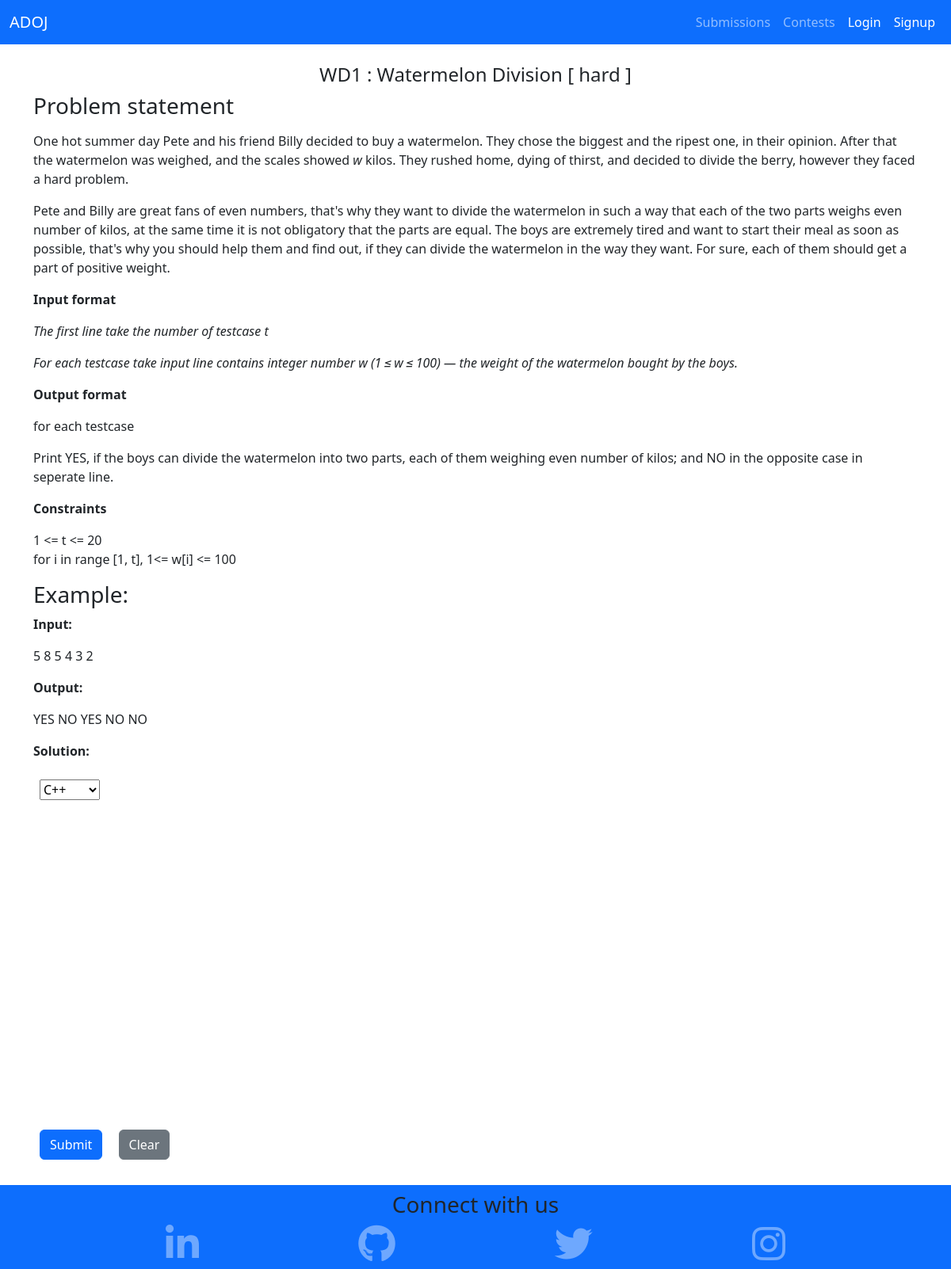
Page /problem/9 on the committed database.
### home/models.py (models this page shows, shortened)
class Problem(models.Model):
    name = models.CharField(max_length=50)
    code = models.CharField(max_length=50)
    statement = RichTextField(blank=True, null=True)
    input_formate = RichTextField(blank=True, null=True)
    output_formate = RichTextField(blank=True, null=True)
    problem_constraint = RichTextField(blank=True, null=True)
    difficulty = models.CharField(
        max_length=10,
        choices=(("easy", "Easy"), ("medium", "Medium"), ("hard", "Hard")),
    )
    live = models.BooleanField(default=False)

class Testcase(models.Model):
    problem = models.ForeignKey(Problem, on_delete=models.CASCADE)
    input = RichTextField(default="", max_length=1000)
    output = RichTextField(default="", max_length=1000)

### home/views.py (the view, shortened to what this page needs)
# urls.py: path("problem/<int:pk>", views.problem, name="problem"),
def problem(request, pk):
    try:
        problem = Problem.objects.get(id=pk)
    except Problem.DoesNotExist:
        messages.error(
            request,
            "Problem does not exist.",
            extra_tags="alert alert-danger alert-dismissible fade show",
        )
        return redirect("home:home")
    if problem.live:
        return redirect("home:home")
    testcase = Testcase.objects.get(problem=problem)
    solutionform = SolutionForm()
    solutionform.fields["language"].initial = "cpp"
    return render(
        request,
        "home/problem.html",
        {"problem": problem, "testcase": testcase, "solutionform": solutionform},
    )

### home/forms.py
class SolutionForm(forms.ModelForm):
  class Meta:
    model=Solution
    fields=['language','solution_code']
    widgets={
      'language':forms.Select(choices=(("C","c"),("C++","cpp"),("Python","py")),attrs={'class': 'form-control my-2',}),
      'solution_code': forms.Textarea(attrs={'class': 'form-control my-2 code-editor',}),
    }

### templates/home/problem.html (shortened to what this page needs)
{% extends 'base.html' %}
{% block content %}
<link rel="stylesheet" href="https://cdnjs.cloudflare.com/ajax/libs/codemirror/5.62.3/codemirror.min.css">
<link rel="stylesheet" href="https://cdnjs.cloudflare.com/ajax/libs/codemirror/5.62.3/theme/dracula.min.css">
<div class="container my-4">
{% if problem %}
    <h4 class="text-center">{{problem.code}} : {{problem.name}} [ {{problem.difficulty}} ]</h4>
    <div>
        <h3>Problem statement</h3>
        <p>
            {{problem.statement| safe}}
        </p>
    </div>
    <div>
        <p><b>Input format</b></p>
        <p>{{problem.input_formate | safe}}</p>
    </div>
    <div>
        <p><b>Output format</b></p>
        <p>{{problem.output_formate | safe}}</p>
    </div>
    <div>
        <p><b>Constraints</b></p>
        <p>{{problem.problem_constraint | safe}}</p>
    </div>
    <h3>Example: </h3>
    <div>
        <p><b>Input:</b></p>
        <p>
            {{testcase.input | safe}}
        </p>
    </div>
    <div>
        <p><b>Output:</b></p>
        <p>{{testcase.output | safe}}</p>
    </div>
    <div>
        <p><b>Solution:</b></p>
        <form method="POST">
            <div class="d-flex">
                <select class="m-2" name="language">
                    <option value="cpp">C++</option>
                </select>
            </div>
            <div id="code-editor" style="height : 400px;" name="solution_code"></div>
            <button type="submit" class="btn btn-primary m-2">Submit</button>
            <button type="reset" class="btn btn-secondary m-2">Clear</button>
        </form>
    </div>
    {% else %}
    <h3 class="text-center my-4">No problem found</h3>
    {% endif %}
</div>
{% endblock content %}

### rows in the picture
Problem: code "WD1", name "Watermelon Division", difficulty "hard", statement "One hot summer day Pete and his friend Billy decided to buy a watermelon. They chose the biggest and the ripest one, in their opinion. After that the watermelon was weighed, and the scales showed w kilos. They rushed home, dying of thirst, and decided to divide the berry, however they faced a hard problem. Pete and Billy are great fans of even numbers, that's why they want to divide the watermelon in such a way that each of the two parts weighs even number of kilos, at the same time it is not obligatory that the parts are equal. The boys are extremely tired and want to start their meal as soon as possible, that's why you should help them and find out, if they can divide the watermelon in…", input_formate "The first line take the number of testcase t For each testcase take input line contains integer number w (1 ≤ w ≤ 100) — the weight of the watermelon bought by the boys.", output_formate "for each testcase Print YES, if the boys can divide the watermelon into two parts, each of them weighing even number of kilos; and NO in the opposite case in seperate line.", problem_constraint "1 <= t <= 20 for i in range [1, t], 1<= w[i] <= 100"
Testcase: input "5 8 5 4 3 2", output "YES NO YES NO NO"
